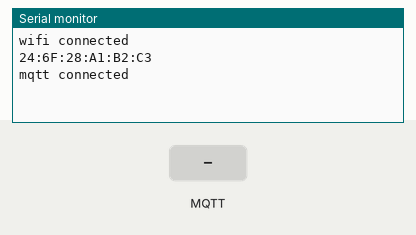
A sketch run on a simulated ESP8266 (NodeMCU). On the bench: the last lines printed to the serial monitor. Inputs (shaded band) come from the test bench. WiFi joins after 1.5 s; servers stay silent unless stated; no MQTT or app messages arrive unless stated.

Above: at 2.7 s.
2.8 s: MQTT message "1" arrives on the first subscribed topic
At 4.0 s:
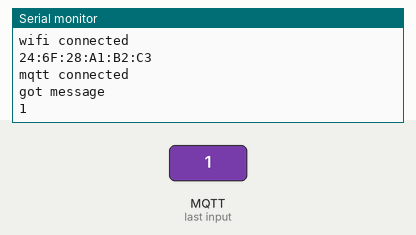
4.3 s: MQTT message "on" arrives on the first subscribed topic
At 5.4 s:
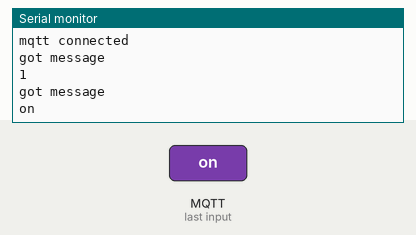
5.8 s: MQTT message "off" arrives on the first subscribed topic
At 6.6 s:
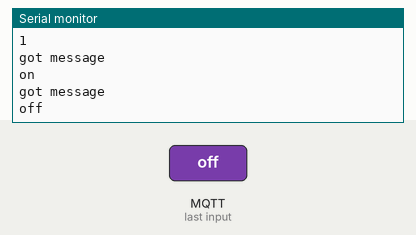

The sketch:

json_parse.ino
```cpp
#include <ArduinoJson.h>
#include <ESP8266WiFi.h>
#include <PubSubClient.h>
#include "WifiConstants.h"

#define MQTT_MAX_PACKET_SIZE 384 //need to increase packet size for larger JSON bodies.

//const char *testConfig = "{\"log-topic\" : \"device/test/log\", \"state-topic\" : \"device/test/state\", \"power-topic\": \"device/test/power\", \"all-power-topic\": \"device/all/power\", \"reset-topic\": \"device/test/config-timestamp\", \"monitor-topic\": \"device/test/monitor\", \"extra-topic\": \"extra\"}";
//const char *jsonValue = "{\"val1\": \"test\", \"val2\":\"other val\"}";
String configTopic;
String clientName;
const char* ssid = WIFI_SSID; //add your SSID here
const char* password = WIFI_PASSWORD; //add your password here
const char* mqtt_server = "192.168.1.202";
const char* mqtt_user = "powerswitch";
const char* mqtt_password = "p0w3r!";

char* log_topic;
char* state_topic;
char* power_topic;
char* monitor_topic;
char* all_power_topic;

String macAddress;

StaticJsonBuffer<512> jsonBuffer;
WiFiClient espClient;
PubSubClient client(espClient);

void setup() {
  Serial.begin(115200);
  setup_wifi();
  client.setServer(mqtt_server, 1883);
  client.setCallback(callback);
  //  configureTopics();
}

void loop() {
  // put your main code here, to run repeatedly:
  if (!client.connected()) {
    reconnect();
  }
  client.loop();
}

void setup_wifi() {

  delay(10);
  WiFi.hostname("jsontest");
  WiFi.begin(ssid, password);

  while (WiFi.status() != WL_CONNECTED) {
    delay(500);
  }

  Serial.println("wifi connected");
  macAddress = WiFi.macAddress();
  setConfigTopic(macAddress);
  Serial.println(macAddress);

}

void callback(char* topic, byte* payload, unsigned int length) {
  // put your setup code here, to run once:
  Serial.println("got message");
  String strTopic = String(topic);
  if (configTopic.compareTo(strTopic) == 0) {
    configureModule(payload);
  }
}

void configureModule(byte* inputPayload) {
  unsigned char *chrPayload = inputPayload;
  Serial.println(String((char*)chrPayload));

  JsonObject& root = jsonBuffer.parseObject(chrPayload);

  if (root.success()) {

    log_topic = (char*)root["log-topic"].as<char*>();
    Serial.print("log-topic: ");
    Serial.println(log_topic );

    state_topic = (char*)root["state-topic"].as<char*>();
    Serial.print("state-topic: ");
    Serial.println(state_topic );

    power_topic = (char*)root["power-topic"].as<char*>();
    Serial.print("power-topic: ");
    Serial.println(power_topic );

    monitor_topic = (char*)root["monitor-topic"].as<char*>();
    Serial.print("monitor-topic: ");
    Serial.println(monitor_topic );

    all_power_topic = (char*)root["all-power-topic"].as<char*>();
    Serial.print("all-power-topic: ");
    Serial.println(all_power_topic );
  }
}

void reconnect() {
  // Loop until we're reconnected
  while (!client.connected()) {
    // Attempt to connect
    if (client.connect((char*) macAddress.c_str(), mqtt_user, mqtt_password)) {
      Serial.println("mqtt connected");
      client.subscribe((char*)configTopic.c_str());
    } else {
      // Wait 5 seconds before retrying
      delay(5000);
    }
  }
}

void setConfigTopic(String mac) {
  configTopic = String("config/") + mac;
}
```

WifiConstants.h
```cpp
#define WIFI_SSID "ROOSTER"
#define WIFI_PASSWORD "6159475429"
#define MQTT_USER "powerswitch"
#define MQTT_PASSWORD "p0w3r!"
#define MQTT_SERVER "192.168.1.202"
```

Measured:
- after the input at 2.8 s, the serial monitor: prints a new line at once (image 1)
- after the input at 4.3 s, the serial monitor: prints a new line at once (image 2)
- after the input at 5.8 s, the serial monitor: prints a new line at once (image 3)
